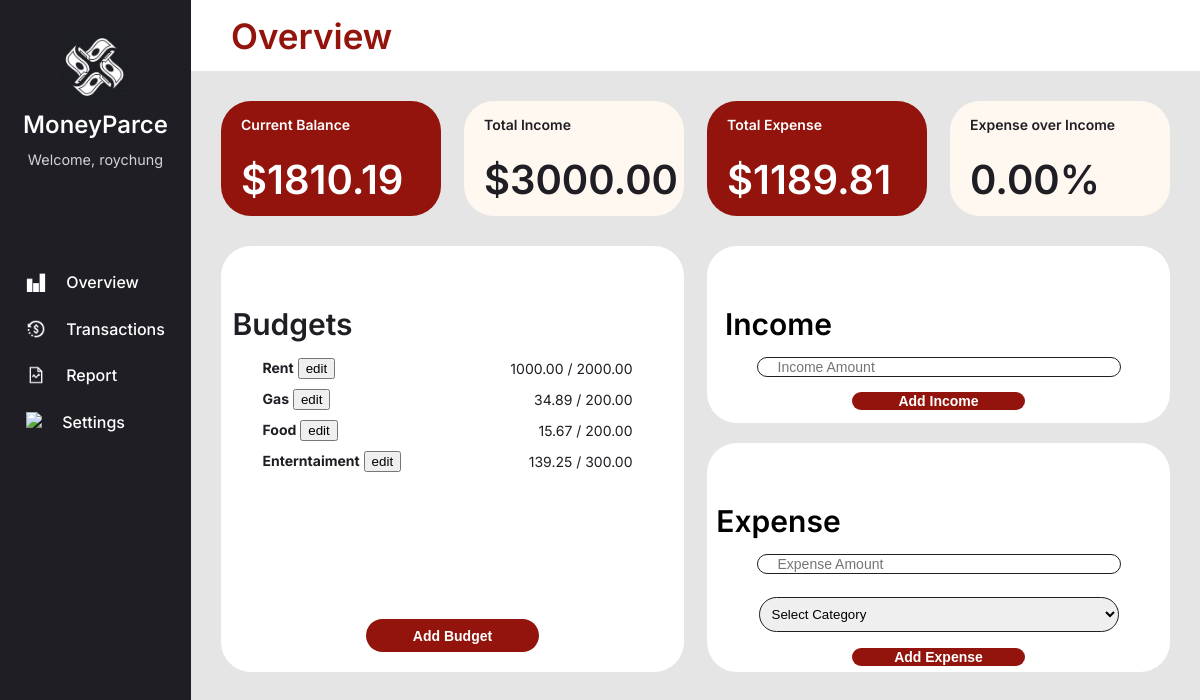
Page /dashboard/ (signed in) on the committed database.
### dashboard/models.py (models this page shows, shortened)
class Budget(models.Model):
    user         = models.ForeignKey(settings.AUTH_USER_MODEL,
                                     on_delete=models.CASCADE,
                                     null = True,
                                     related_name='budgets')
    name         = models.CharField(max_length=100)
    total_budget = models.DecimalField(max_digits=10, decimal_places=2)
    def expenses_total(self):
        return self.expenses.aggregate(total=Sum('amount'))['total'] or 0

### dashboard/views.py (the view, shortened to what this page needs)
# urls.py: path('', views.dashboard_view, name='dashboard'),
@login_required
def dashboard_view(request):
    incomes  = Income.objects.filter(user=request.user)
    expenses = Expense.objects.filter(user=request.user)
    budgets  = Budget.objects.filter(user=request.user).order_by('id')
    total_income      = sum(i.amount for i in incomes)
    total_expenses    = sum(e.amount for e in expenses)
    remaining_balance = total_income - total_expenses
    return render(request, 'dashboard/dashboard.html', {
        'total_income':      total_income,
        'total_expenses':    total_expenses,
        'remaining_balance': remaining_balance,
        'budgets':           budgets,
    })

### dashboard/templates/dashboard/dashboard.html (shortened to what this page needs)
{% extends 'base.html' %}
{% load static %}
{% block content %}
<div class="header">
  <div class="pageTitle">Overview</div>
</div>
<div class="innerWrapper">
  <div class="totalContainer">
    <div class="totalRed">
      <div class="totalTitle">Current Balance</div>
      <div class="totalText">${{ remaining_balance }}</div>
    </div>
    <div class="totalBeige">
      <div class="totalTitle">Total Income</div>
      <div class="totalText">${{ total_income }}</div>
    </div>
    <div class="totalRed">
      <div class="totalTitle">Total Expense</div>
      <div class="totalText">${{ total_expenses }}</div>
    </div>
    <div class="totalBeige">
      <div class="totalTitle">Expense over Income</div>
      <div class="totalText">0.00%</div>
    </div>
  </div>
  <div class="whiteBoxWrapper">
    <div class="whiteBox">
      <div class="whiteBoxTitle">Budgets</div>
      <ul class="budgetList">
        {% for budget in budgets %}
        <div class="budgetListDiv">
          <div>
            <strong>{{ budget.name }}</strong>
            <button class="smallLink"
                    onclick="editBudget('{{ budget.id }}',
                                        '{{ budget.name|escapejs }}',
                                        '{{ budget.total_budget }}')">
              edit
            </button>
          </div>
          <div>{{ budget.expenses_total|floatformat:2 }} / {{ budget.total_budget }}</div>
        </div>
        {% empty %}<div class="totalTitle">* No budgets yet.</div>{% endfor %}
      </ul>
      <button type="button" class="addBtn" onclick="toggleBudgetForm()">Add Budget</button>
    </div>
    <form method="POST">
      <div class="incomeBox">
        <div class="whiteBoxTitle">Income</div>
        <input class="inputBox" type="text" name="income_amount" placeholder="Income Amount">
        <button class="addBtn" type="submit" name="submit_income">Add Income</button>
      </div>
      <div class="expenseBox">
        <div class="whiteBoxTitle">Expense</div>
        <input class="inputBox" type="text" name="expense_amount" placeholder="Expense Amount">
        <select class="selectBox" name="expense_budget">
          <option value="">Select Category</option>
        </select>
        <button class="addBtn" type="submit" name="submit_expense">Add Expense</button>
      </div>
    </form>
  </div>
</div>
{% endblock content %}

### dashboard/templates/base.html (shortened to what this page needs)
<!DOCTYPE html>
<html>
{% load static %}
<head>
  <link rel="stylesheet"
        type="text/css"
        href="{% static 'css/style.css' %}" />
</head>
<body>
  <div class="sideBar">
    <div class="sideBarHeader">
      <img src="{% static 'img/logo.png' %}" style="height: 70px" />
      <div id="LogoName">MoneyParce</div>
      <p>Welcome, {% if user.is_authenticated %}{{ user.username }}{% else %}User{% endif %}</p>
    </div>
    <div class="navigator">
      <a class="sideBarText" href="{% url 'dashboard' %}">
        <div class="navDiv">
          <img src="{% static 'img/overview.png' %}" style="height: 20px; margin-right: 20px;" />
          <div class="sideBarText">Overview</div>
        </div>
      </a>
      <a class="sideBarText" href="{% url 'transactions_history' %}">
        <div class="navDiv">
          <img src="{% static 'img/tran.png' %}" style="height: 20px; margin-right: 20px;" />
          <div class="sideBarText">Transactions</div>
        </div>
      </a>
      <a class="sideBarText" href="{% url 'budget_summary' %}">
        <div class="navDiv">
          <img src="{% static 'img/report.png' %}" style="height: 20px; margin-right: 20px;" />
          <div class="sideBarText">Report</div>
        </div>
      </a>
      <a class="sideBarText" href="{% url 'settings' %}">
        <div class="navDiv">
          <img src="{% static 'img/settings.png' %}" style="height: 20px; margin-right: 20px;" />
          <div class="sideBarText">Settings</div>
        </div>
      </a>
        </div>
    </div>
    <div class="mainWrapper">
        {% block content %} {% endblock content %}
    </div>
</body>
</html>

### dashboard/static/css/style.css (style rules this page uses)
body { font-family: "Inter", sans-serif; background-color: #e5e5e5; display: flex; flex-direction: row; margin:0px }
.sideBar { background-color: #1E1E24; display:flex; flex-direction: column; align-items: center; color: white; width: 250px; height:100vh; display: flex; }
.sideBarHeader { display: flex; flex-direction: column; align-items: center; justify-content: center; text-align: center; margin-top: 2rem; margin-bottom: 100px; }
.sideBarText { font-size: 16px; color: white; text-decoration: none; font-weight: 500; }
#LogoName { margin: 0.5rem 0; font-weight: 550; font-size: 1.5rem; }
.navigator { height: 160px; display:flex; flex-direction: column; justify-content: space-between; align-items: flex-start; }
.navDiv { display:flex; flex-direction: row; justify-content: center; align-items: flex-start; }
.header { background-color: white; height: 71px; display: flex; flex-direction: row; align-items: center; }
.pageTitle { font-weight: 600; font-size: 35px; color:#92140C; margin-left: 40px; }
.sideBarHeader p { font-size: 0.9rem; opacity: 0.8; margin: 0.25rem 0; }
.innerWrapper { padding: 30px; }
.totalContainer { display: flex; flex-direction: row; align-items: center; justify-content: space-between; margin-bottom: 30px; width: 949px; }
.totalRed { width: 220px; height: 115px; border-radius: 30px; background-color: #92140C; color: white; font-weight: 600; display:flex; flex-direction: column; }
.totalBeige { width: 220px; height: 115px; border-radius: 30px; background-color: #FFF8F0; color: #1E1E24; font-weight: 600; display:flex; flex-direction: column; }
.totalTitle { margin-top: 15px; margin-bottom: 22px; padding-left: 20px; font-size: 14px; }
.totalText { padding-left: 20px; font-size: 40px; }
.whiteBoxWrapper { display:flex; flex-direction: row; justify-content: space-between; align-items: center; }
.whiteBox { background-color: white; color: #1E1E24; border-radius: 30px; width: 463px; height: 426px; display:flex; flex-direction: column; align-items: center; }
.whiteBoxTitle { font-size: 30px; font-weight: 600; margin-top: 60px; margin-right: 320px; }
.budgetList { height: 270px; width: 370px; margin-right: 50px; }
.budgetListDiv { font-size: 14px; margin-bottom: 10px; display:flex; flex-direction: row; justify-content: space-between; align-items: center; }
.addBtn { width: 173px; height: 36px; font-size:14px; font-weight:600; background-color: #92140C; color: white; border-radius: 30px; border: none; cursor: pointer; margin-bottom: 20px; }
select { width: 100%; padding: 0.5rem; margin-top: 0.5rem; margin-bottom: 1rem; border: 1px solid #ccc; border-radius: 6px; }
.incomeBox { background-color: white; width: 463px; height: 177px; border-radius: 30px; display:flex; flex-direction: column; align-items: center; margin-bottom: 20px; }
.inputBox { width: 340px; height: 35px; font-size:14px; border-radius: 30px; margin-top: 15px; margin-bottom: 15px; padding-left: 20px; border: 1px solid #1E1E24; }
.expenseBox { width: 463px; height: 229px; border-radius:30px; background-color: white; display:flex; flex-direction: column; align-items: center; }
.selectBox { width: 360px; height: 35px; border-radius: 30px; border: 1px solid #1E1E24; }

### rows in the picture
Budget: name "Rent", expenses_total "1000.00", total_budget "2000.00"
Budget: name "Gas", expenses_total "34.89", total_budget "200.00"
Budget: name "Food", expenses_total "15.67", total_budget "200.00"
Budget: name "Enterntaiment", expenses_total "139.25", total_budget "300.00"

### other values in the picture
{{ user.username }} "roychung"
{{ remaining_balance }} "1810.19"
{{ total_income }} "3000.00"
{{ total_expenses }} "1189.81"
